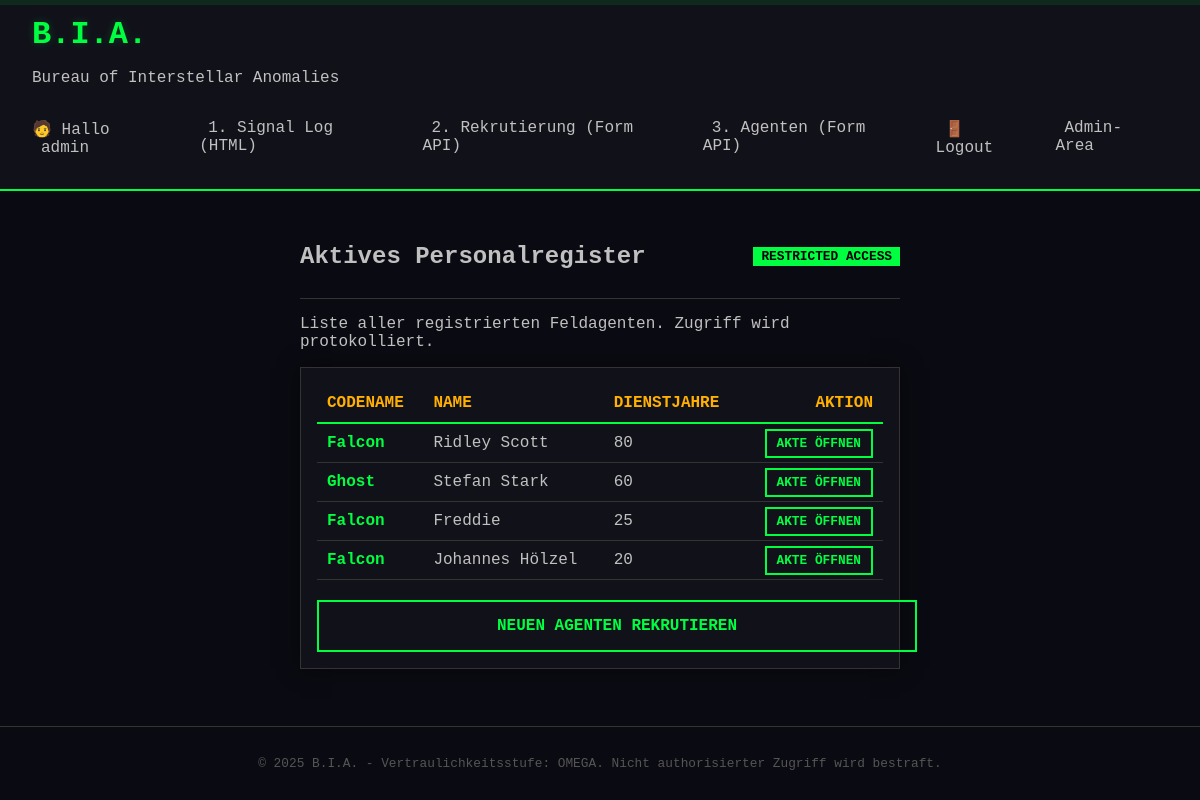
Screenshot of /forms/agents/ (signed in) with the database file from the repository.
### bia_forms/models.py (models this page shows, shortened)
class Agent(models.Model):
    CODENAME_CHOICES = [
        ('falcon', 'Falcon'),
        ('shadow', 'Shadow'),
        ('viper', 'Viper'),
        ('ghost', 'Ghost'),
    ]
    full_name = models.CharField(max_length=100, verbose_name="Vollständiger Name")
    email = models.EmailField(verbose_name="Kontakt-Frequenz")
    codename = models.CharField(max_length=20, choices=CODENAME_CHOICES, verbose_name="Codename")
    years_of_experience = models.PositiveIntegerField(verbose_name="Dienstjahre")
    special_skills = models.TextField(verbose_name="Besondere Fähigkeiten")
    agrees_to_memory_wipe = models.BooleanField(default=False, verbose_name="Zustimmung Gedächtnislöschung")

### bia_forms/views.py (the view)
@login_required
def agent_list_view(request):
    agents = Agent.objects.all().order_by('-years_of_experience')
    return render(request, 'bia_forms/agents_list.html', {'agents': agents})

### bia_forms/templates/bia_forms/agents_list.html
{% extends 'base.html' %}
{% block content %}
<div class="form-header">
    <h2>Aktives Personalregister</h2>
    <span class="badge">RESTRICTED ACCESS</span>
</div>
<p class="intro-text">Liste aller registrierten Feldagenten. Zugriff wird protokolliert.</p>
<div class="retro-form" style="padding: 1rem;">
    <table style="width: 100%; border-collapse: collapse; color: var(--text-main);">
        <thead>
            <tr style="border-bottom: 2px solid var(--accent-green); text-align: left;">
                <th style="padding: 10px; color: var(--accent-amber);">CODENAME</th>
                <th style="padding: 10px; color: var(--accent-amber);">NAME</th>
                <th style="padding: 10px; color: var(--accent-amber);">DIENSTJAHRE</th>
                <th style="padding: 10px; text-align: right; color: var(--accent-amber);">AKTION</th>
            </tr>
        </thead>
        <tbody>
            {% for agent in agents %}
            <tr style="border-bottom: 1px solid #333;">
                <td style="padding: 10px; font-weight: bold; color: var(--accent-green);">
                    {{ agent.get_codename_display }}
                </td>
                <td style="padding: 10px;">{{ agent.full_name }}</td>
                <td style="padding: 10px;">{{ agent.years_of_experience }}</td>
                <td style="padding: 10px; text-align: right;">
                    <a href="{% url 'bia_forms:agent-detail' agent.id %}" class="btn-retro" style="padding: 5px 10px; font-size: 0.8rem; text-decoration: none;">
                        AKTE ÖFFNEN
                    </a>
                </td>
            </tr>
            {% empty %}
            <tr>
                <td colspan="4" style="padding: 20px; text-align: center; color: #666;">
                    Keine aktiven Agenten im System gefunden.
                </td>
            </tr>
            {% endfor %}
        </tbody>
    </table>
    <a href="{% url 'bia_forms:agent-recruit' %}" class="btn-retro" style="display: block; text-align: center; margin-top: 20px; text-decoration: none;">
        NEUEN AGENTEN REKRUTIEREN
    </a>
</div>
{% endblock %}

### templates/partials/_header.html (shortened to what this page needs)
<header>
    <div class="logo-area">
        <h1>B.I.A.</h1>
        <p>Bureau of Interstellar Anomalies</p>
    </div>
    <nav>
        <ul>
            <li>
                <span>🧑 Hallo {% if user.is_authenticated %}<a href="{% url 'accounts:profile' %}">{{ user.username }}</a>
                {% else %}
                Gast
                {% endif %}
                </li>
            <li><a href="{% url 'bia_forms:signal-log' %}">1. Signal Log (HTML)</a></li>
            <li><a href="{% url 'bia_forms:agent-recruit' %}">2. Rekrutierung (Form API)</a></li>
            <li><a href="{% url 'bia_forms:agent-list' %}">3. Agenten (Form API)</a></li>
            {% if user.is_authenticated %}
                <li><a href="{% url 'accounts:logout' %}">🚪 Logout</a></li>
            {% else %}
                <li><a href="{% url 'accounts:login' %}">Anmelden</a></li>
                <li><a href="{% url 'accounts:register' %}">Registrieren</a></li>
            {% endif %}
            {% if user.is_staff %}
                <li><a href="/admin/">Admin-Area</a></li>
            {% endif %}
        </ul>
    </nav>
</header>

### bia_forms/static/bia_forms/css/styles.css (style rules this page uses)
:root { --bg-color: #0a0a12; --panel-color: #11111a; --text-main: #c0c0c0; --accent-green: #00ff41; --accent-amber: #ffb000; --accent-red: #ff3333; --border-glow: 0 0 10px rgba(0, 255, 65, 0.2); --font-stack: 'Courier New', Courier, monospace; }
body { background-color: var(--bg-color); color: var(--text-main); font-family: var(--font-stack); margin: 0; display: flex; flex-direction: column; min-height: 100vh; }
header { background: var(--panel-color); border-bottom: 2px solid var(--accent-green); padding: 1rem 2rem; display: flex; justify-content: space-between; align-items: center; flex-wrap: wrap; }
header h1 { color: var(--accent-green); margin: 0; text-shadow: var(--border-glow); }
nav ul { list-style: none; display: flex; gap: 1rem; padding: 0; }
nav a { color: var(--text-main); text-decoration: none; padding: 0.5rem; border: 1px solid transparent; transition: all 0.3s; }
.retro-form { background: var(--panel-color); padding: 2rem; border: 1px solid #333; box-shadow: 0 0 20px rgba(0,0,0,0.5); }
.form-header { display: flex; justify-content: space-between; align-items: center; border-bottom: 1px solid #333; margin-bottom: 1rem; padding-bottom: 0.5rem; }
.badge { background: var(--accent-green); color: black; padding: 2px 8px; font-weight: bold; font-size: 0.8rem; }
.btn-retro { width: 100%; padding: 15px; background: transparent; border: 2px solid var(--accent-green); color: var(--accent-green); font-family: var(--font-stack); font-weight: bold; cursor: pointer; text-transform: uppercase; transition: 0.2s; margin-top: 1rem; }

### rows the page displays
Agent: codename "Falcon", full_name "Ridley Scott", years_of_experience "80"
Agent: codename "Ghost", full_name "Stefan Stark", years_of_experience "60"
Agent: codename "Falcon", full_name "Freddie", years_of_experience "25"
Agent: codename "Falcon", full_name "Johannes Hölzel", years_of_experience "20"

### other values shown
{{ user.username }} "admin"
